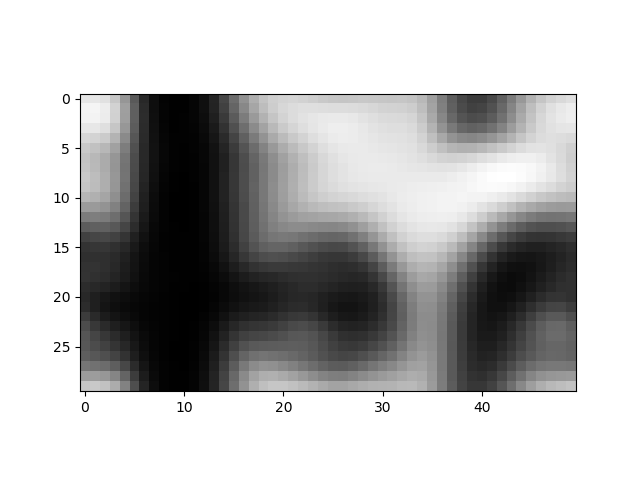

Reproduce this figure in Python.
import numpy as np
import matplotlib.pyplot as plt
from PIL import Image
import sys

parametrso = sys.argv
I = Image.open(parametrso[1])
I = np.array(I)
I = I[55:85,80:130]

IF = I*0 + 1j*0

# Transformada de Fourier
i0 = 0;
while i0<np.size(I,0):
    j0 = 0;
    while j0<np.size(I,1):
        i1 = 0;
        while i1<np.size(I,0):
            j1 = 0;
            while j1<np.size(I,1):
                IF[i0,j0] += I[i1,j1]*np.cos(-2*3.1415*(i0*i1/np.size(I,0) + j0*j1/np.size(I,1)))
                IF[i0,j0] += 1j*I[i1,j1]*np.sin(-2*3.1415*(i0*i1/np.size(I,0) + j0*j1/np.size(I,1)))
                j1 += 1
            i1 += 1
        j0 += 1
    i0 += 1


# Crear kernel gaussiano
nn = float(parametrso[2])
n0 = -nn/2
n1 = nn/2


m = np.size(I,0)
n = np.size(I,1)
K = np.zeros((m,n))

for i in range(int(n1-n0)):
    for j in range(int(n1-n0)):
        i1 = i + n0
        j1 = j + n0
        K[i,j] = np.exp(-1.0*(1.0/(nn/2)*(i1**2+j1**2)))

# Transformada del kernel
KF = K*0 + 1j*0
i0 = 0;
while i0<np.size(K,0):
    j0 = 0;
    while j0<np.size(K,1):
        i1 = 0;
        while i1<np.size(K,0):
            j1 = 0;
            while j1<np.size(K,1):
                KF[i0,j0] += K[i1,j1]*np.cos(-2*3.1415*(i0*i1/np.size(K,0) + j0*j1/np.size(K,1)))
                KF[i0,j0] += 1j*K[i1,j1]*np.sin(-2*3.1415*(i0*i1/np.size(K,0) + j0*j1/np.size(K,1)))
                j1 += 1
            i1 += 1
        j0 += 1
    i0 += 1

# APlicar kernel
imagen_filtrada_espectro = KF*0 + 0.0j
for i in range(np.size(KF,0)):
    for j in range(np.size(KF,1)):
        imagen_filtrada_espectro[i,j] = IF[i,j]*KF[i,j]
        
# transformada inversa
imagen_filtrada = IF*0.0
i0 = 0;
while i0<np.size(I,0):
    j0 = 0;
    while j0<np.size(I,1):
        i1 = 0;
        while i1<np.size(I,0):
            j1 = 0;
            while j1<np.size(I,1):
                imagen_filtrada[i0,j0] += imagen_filtrada_espectro[i1,j1]*np.cos(2*3.1415*(i0*i1/np.size(I,0) + j0*j1/np.size(I,1)))
                imagen_filtrada[i0,j0] += 1j*imagen_filtrada_espectro[i1,j1]*np.sin(2*3.1415*(i0*i1/np.size(I,0) + j0*j1/np.size(I,1)))
                j1 += 1
            i1 += 1
        j0 += 1
    i0 += 1


plt.figure()
plt.imshow(imagen_filtrada.real, cmap='gray')
plt.savefig('suave.png')